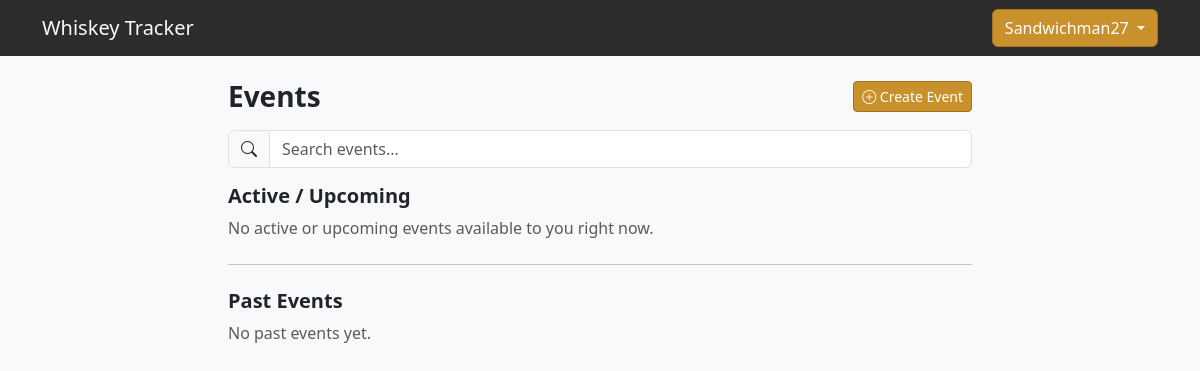
Page /events/ (signed in) on the earlier database version.
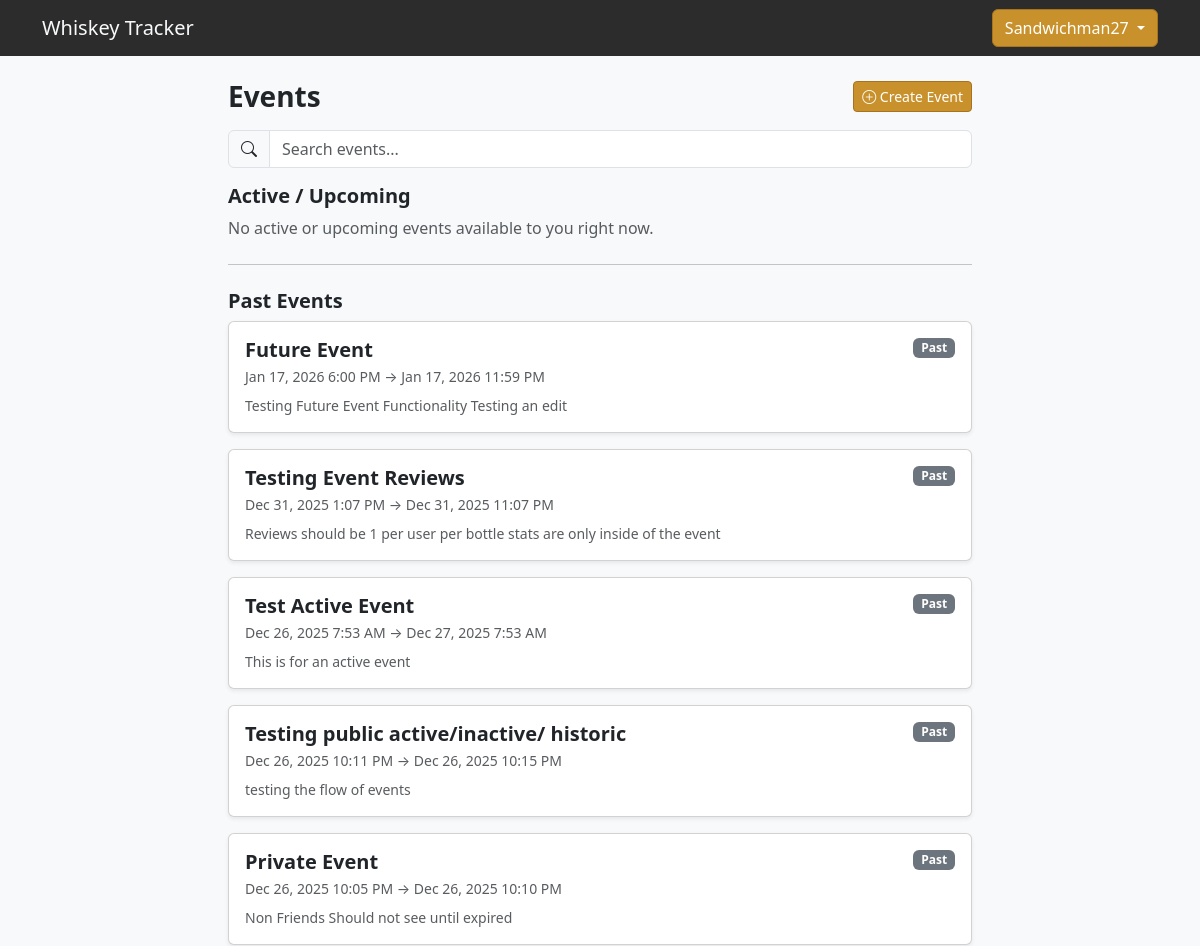
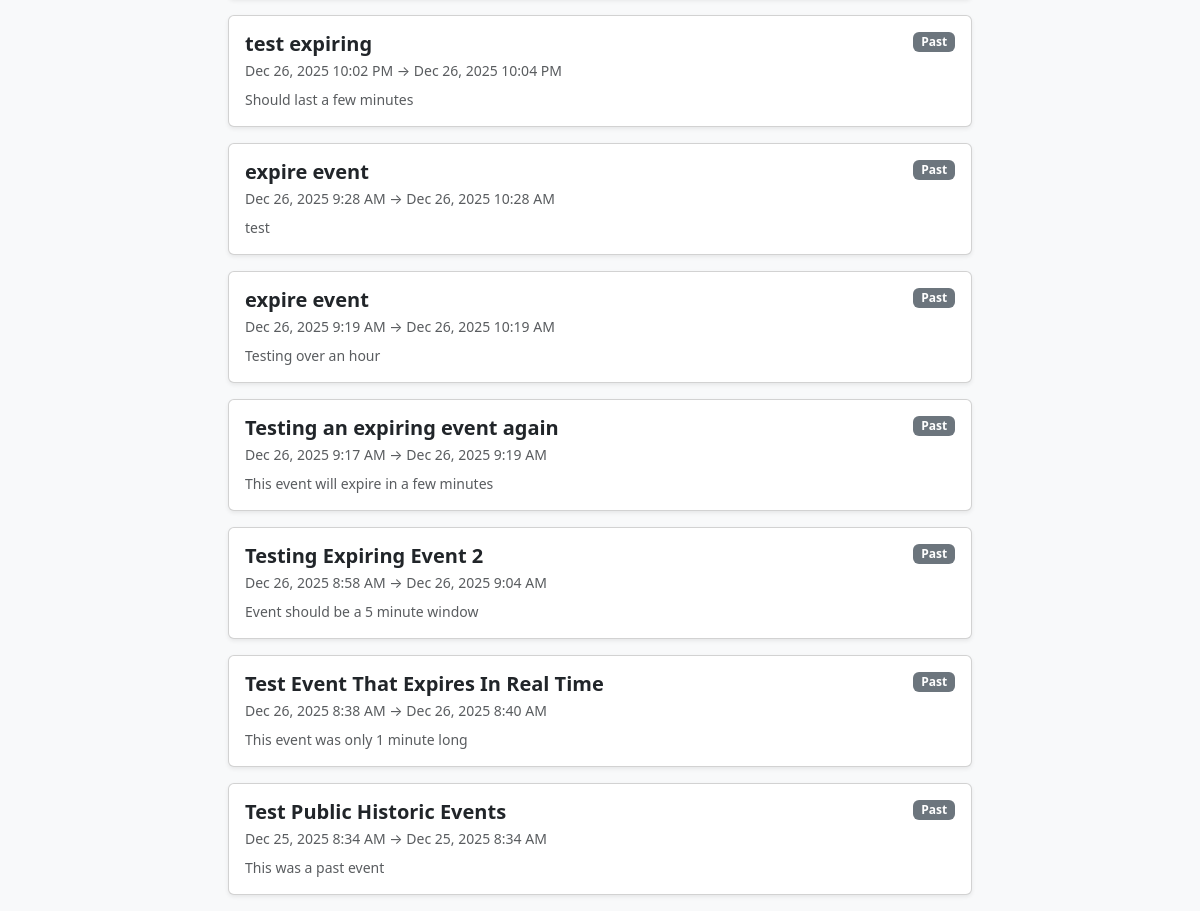
Same page on the later database version (2 pictures, top to bottom).
### accounts/models.py (models this page shows, shortened)
class Event(models.Model):
    owner = models.ForeignKey(
        settings.AUTH_USER_MODEL,
        on_delete=models.CASCADE,
        related_name="owned_events",
    )
    name = models.CharField(max_length=255)
    description = models.TextField(
        blank=True,
        help_text="Optional event details, tasting notes, rules, etc.",
    )
    location = models.CharField(
        max_length=255,
        blank=True,
        help_text="Hidden from non-attendees after event ends",
    )
    VISIBILITY_CHOICES = [
        ("friends", "Friends Only"),
        ("public", "Public"),
    ]
    visibility = models.CharField(
        max_length=20,
        choices=VISIBILITY_CHOICES,
        default="friends",
    )
    start_time = models.DateTimeField()
    end_time = models.DateTimeField()
    created_at = models.DateTimeField(auto_now_add=True)
    class Meta:
        ordering = ["-start_time"]

### accounts/views.py (the view)
# urls.py: path("events/", views.events_list, name="events_list"),
@login_required
def events_list(request):
    now = timezone.now()
    visible_events = Event.objects.filter(
        Q(visibility="public") |
        Q(visibility="friends", participants__user=request.user) |
        Q(owner=request.user)
    ).distinct()
    upcoming_events = visible_events.filter(start_time__gt=now)
    active_events = visible_events.filter(
        start_time__lte=now,
        end_time__gte=now,
    )
    past_events = visible_events.filter(end_time__lt=now)
    return render(
        request,
        "accounts/events_list.html",
        {
            "upcoming_events": upcoming_events.order_by("start_time"),
            "active_events": active_events.order_by("end_time"),
            "past_events": past_events.order_by("-end_time"),
        },
    )

### accounts/templates/accounts/events_list.html (shortened to what this page needs)
{% extends "base.html" %}
{% block content %}
<div class="col-lg-8 offset-lg-2 mt-4">
  <div class="d-flex justify-content-between align-items-center mb-3">
    <h3 class="fw-bold mb-0">Events</h3>
    <a href="{% url 'event_create' %}" class="btn btn-whiskey btn-sm">
      <i class="bi bi-plus-circle"></i> Create Event
    </a>
  </div>
  <form method="get" class="mb-3">
    <div class="input-group">
      <span class="input-group-text">
        <i class="bi bi-search"></i>
      </span>
      <input
        type="text"
        class="form-control"
        name="q"
        value="{{ q }}"
        placeholder="Search events..."
      >
    </div>
  </form>
  <h5 class="fw-bold mb-2">Active / Upcoming</h5>
  {% if active_events or upcoming_events %}
    {% for e in active_events %}
      <a href="{% url 'event_detail' e.id %}" class="text-decoration-none text-dark">
        <div class="card shadow-sm mb-3">
          <div class="card-body">
            <div class="d-flex justify-content-between align-items-start">
              <div>
                <h5 class="fw-bold mb-1">{{ e.name }}</h5>
                <div class="text-muted small">
                  {{ e.start_time|date:"M j, Y g:i A" }} →
                  {{ e.end_time|date:"M j, Y g:i A" }}
                </div>
              </div>
              <span class="badge bg-success">Active</span>
            </div>
            {% if e.description %}
              <div class="text-muted small mt-2">
                {{ e.description|truncatechars:160 }}
              </div>
            {% endif %}
          </div>
        </div>
      </a>
    {% endfor %}
    {% for e in upcoming_events %}
      <a href="{% url 'event_detail' e.id %}" class="text-decoration-none text-dark">
        <div class="card shadow-sm mb-3">
          <div class="card-body">
            <div class="d-flex justify-content-between align-items-start">
              <div>
                <h5 class="fw-bold mb-1">{{ e.name }}</h5>
                <div class="text-muted small">
                  {{ e.start_time|date:"M j, Y g:i A" }} →
                  {{ e.end_time|date:"M j, Y g:i A" }}
                </div>
              </div>
              <span class="badge bg-info">Upcoming</span>
            </div>
            {% if e.description %}
              <div class="text-muted small mt-2">
                {{ e.description|truncatechars:160 }}
              </div>
            {% endif %}
          </div>
        </div>
      </a>
    {% endfor %}
  {% else %}
    <p class="text-muted">No active or upcoming events available to you right now.</p>
  {% endif %}
  <hr class="my-4">
  <h5 class="fw-bold mb-2">Past Events</h5>
  {% if past_events %}
    {% for e in past_events %}
      <a href="{% url 'event_detail' e.id %}" class="text-decoration-none text-dark">
        <div class="card shadow-sm mb-3">
          <div class="card-body">
            <div class="d-flex justify-content-between align-items-start">
              <div>
                <h5 class="fw-bold mb-1">{{ e.name }}</h5>
                <div class="text-muted small">
                  {{ e.start_time|date:"M j, Y g:i A" }} →
                  {{ e.end_time|date:"M j, Y g:i A" }}
                </div>
              </div>
              <span class="badge bg-secondary">Past</span>
            </div>
            {% if e.description %}
              <div class="text-muted small mt-2">
                {{ e.description|truncatechars:160 }}
              </div>
            {% endif %}
          </div>
        </div>
      </a>
    {% endfor %}
  {% else %}
    <p class="text-muted">No past events yet.</p>
  {% endif %}
</div>
{% endblock %}

Differences in the rows shown:
added Event: name "Future Event", start_time "Jan 17, 2026 6:00 PM", end_time "Jan 17, 2026 11:59 PM", description "Testing Future Event Functionality Testing an edit"
added Event: name "Testing Event Reviews", start_time "Dec 31, 2025 1:07 PM", end_time "Dec 31, 2025 11:07 PM", description "Reviews should be 1 per user per bottle stats are only inside of the event"
added Event: name "Test Active Event", start_time "Dec 26, 2025 7:53 AM", end_time "Dec 27, 2025 7:53 AM", description "This is for an active event"
added Event: name "Testing public active/inactive/ historic", start_time "Dec 26, 2025 10:11 PM", end_time "Dec 26, 2025 10:15 PM", description "testing the flow of events"
added Event: name "Private Event", start_time "Dec 26, 2025 10:05 PM", end_time "Dec 26, 2025 10:10 PM", description "Non Friends Should not see until expired"
added Event: name "test expiring", start_time "Dec 26, 2025 10:02 PM", end_time "Dec 26, 2025 10:04 PM", description "Should last a few minutes"
added Event: name "expire event", start_time "Dec 26, 2025 9:28 AM", end_time "Dec 26, 2025 10:28 AM", description "test"
added Event: name "expire event", start_time "Dec 26, 2025 9:19 AM", end_time "Dec 26, 2025 10:19 AM", description "Testing over an hour"
added Event: name "Testing an expiring event again", start_time "Dec 26, 2025 9:17 AM", end_time "Dec 26, 2025 9:19 AM", description "This event will expire in a few minutes"
added Event: name "Testing Expiring Event 2", start_time "Dec 26, 2025 8:58 AM", end_time "Dec 26, 2025 9:04 AM", description "Event should be a 5 minute window"
added Event: name "Test Event That Expires In Real Time", start_time "Dec 26, 2025 8:38 AM", end_time "Dec 26, 2025 8:40 AM", description "This event was only 1 minute long"
added Event: name "Test Public Historic Events", start_time "Dec 25, 2025 8:34 AM", end_time "Dec 25, 2025 8:34 AM", description "This was a past event"
Other differences:
text no longer shown: "No past events yet."
